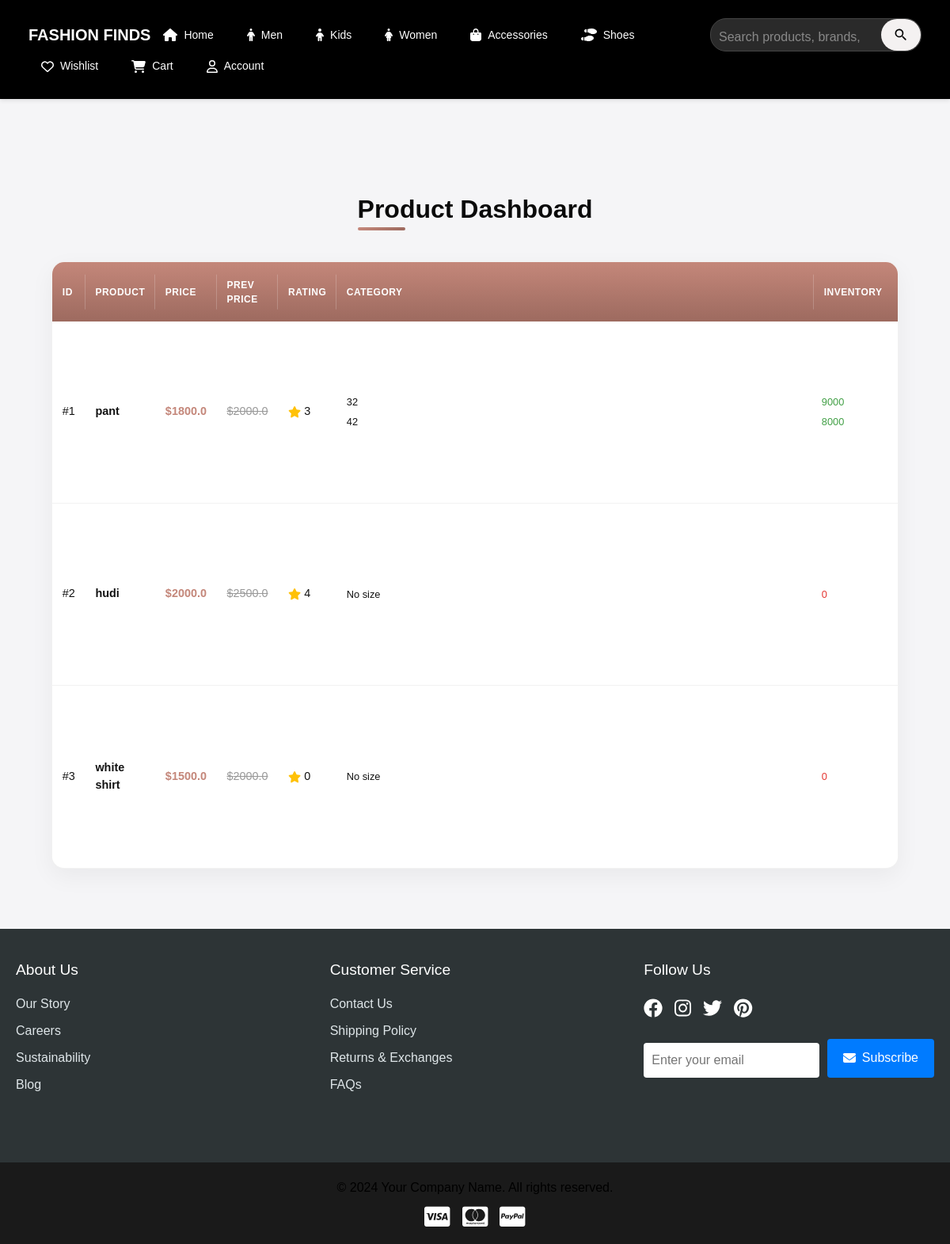
The page /admin/view_products (signed in) on the database its author committed.
### app/models.py (models this page shows, shortened)
class Product(db.Model):
    __tablename__ = 'products'
    id = db.Column(db.Integer, primary_key=True)
    product_name = db.Column(db.String(100), nullable=False)
    product_picture = db.Column(db.String(1000), nullable=False)
    current_price = db.Column(db.Float, nullable=False)
    previous_price = db.Column(db.Float, nullable=False)
    description = db.Column(db.String(2000), nullable=True)
    color = db.Column(db.String(15))
    rating = db.Column(db.Integer, default=0)
    sale = db.Column(db.Boolean, default=False)
    discount = db.Column(db.Integer, nullable=True, default=0)
    brand = db.Column(db.String(100), nullable=True)
    category = db.Column(db.String(100), nullable=False)  # ✅ Now category is a string field
    quantity_size = db.relationship('ProductSize', backref='product', lazy=True, cascade="all, delete-orphan")
    carts = db.relationship('Cart', backref='cart_product', lazy=True, cascade="all, delete-orphan")
    wishlists = db.relationship('Wishlist', backref='wishlist_product', lazy=True, cascade="all, delete-orphan")
    order_items = db.relationship('OrderItem', backref='product', lazy=True, cascade="all, delete-orphan")

class ProductSize(db.Model):
    __tablename__ = 'product_sizes'
    id = db.Column(db.Integer, primary_key=True)
    product_id = db.Column(db.Integer, db.ForeignKey('products.id'), nullable=False)
    size = db.Column(db.String(50), nullable=False, default="No size")
    quantity = db.Column(db.Integer, nullable=False, default=0)

### app/admin.py (the view)
@admin.route('/view_products')
def view_products():
    if not current_user.is_authenticated:
        flash('Unauthorized access', 'danger')
        return redirect(url_for('auth.login'))
    if current_user.role != 'admin':
        flash('Unauthorized access', 'danger')
        return redirect(url_for('views.homepage'))
    products = Product.query.all()
    return render_template('view_products.html', products=products)

### app/templates/view_products.html (shortened to what this page needs)
{% extends "base.html" %}
{% block content %}
<div class="container">
    <div class="dashboard-header">
        <h2>Product Dashboard</h2>
    </div>
    <div class="table-container">
        <table>
            <thead>
                <tr>
                    <th>ID</th>
                    <th>Product</th>
                    <th>Price</th>
                    <th>Prev Price</th>
                    <th>Rating</th>
                    <th>Category</th>
                    <th>Inventory</th>
                </tr>
            </thead>
            <tbody>
                {% for item in products %}
                    <tr>
                        <td>#{{ item.id }}</td>
                        <td class="product-name">{{ item.product_name }}</td>
                        <td class="current-price">${{ item.current_price }}</td>
                        <td class="previous-price">${{ item.previous_price }}</td>
                        <td class="product-rating">
                            <div class="rating-display">
                                <i class="fas fa-star"></i>
                                <span>{{ item.rating }}</span>
                            </div>
                        </td>
                        <td class="product-inventory" colspan="2">
                            <table class="size-quantity-table">
                                {% for sizes in item.quantity_size %}
                                <tr>
                                    <td class="size-value">{{ sizes.size }}</td>
                                    <td class="quantity-value {% if sizes.quantity < 10 %}low-stock{% else %}in-stock{% endif %}">
                                        {{ sizes.quantity }}
                                    </td>
                                </tr>
                                {% endfor %}
                            </table>
                        </td>
                    </tr>
                {% endfor %}
            </tbody>
        </table>
    </div>
</div>
<button class="fab" title="Add Product" data-target-url="{{ url_for('admin.add_products') }}">
</button>
{% endblock %}

### app/static/css/style.css (style rules this page uses)
* { margin: 0; padding: 0; box-sizing: border-box; font-family: Arial, sans-serif; }
.container { display: flex; flex-wrap: wrap; gap: 20px; justify-content: center; padding: 20px; max-width: 1400px; margin: 0 auto; }
.container { display: flex; flex-wrap: wrap; justify-content: center; gap: 15px; width: 100%; max-width: 1200px; }
body { font-family: Arial, sans-serif; margin: 0; padding: 0; }
html, body { height: 100%; margin: 0; overflow-x: hidden; }

### app/templates/view_products.html (style rules this page uses)
:root { --primary: #c4877a; --primary-dark: #9d6a5f; --primary-light: #e8beb5; --dark: #121212; --darker: #0a0a0a; --light: #f8f9fa; --lighter: #ffffff; --gray: #e9ecef; --transition: all 0.4s cubic-bezier(0.175, 0.885, 0.32, 1.275); }
body { background-color: #f5f5f7; font-family: 'Inter', -apple-system, BlinkMacSystemFont, sans-serif; }
.container { max-width: 95%; margin: 2rem auto; padding: 0 1rem; }
.dashboard-header { display: flex; justify-content: space-between; align-items: center; margin-bottom: 2rem; }
h2 { color: var(--darker); font-weight: 700; font-size: 2rem; margin: 0; position: relative; display: inline-block; }
h2::after { content: ''; position: absolute; bottom: -8px; left: 0; width: 60px; height: 4px; background: linear-gradient(90deg, var(--primary), var(--primary-dark)); border-radius: 2px; }
.table-container { background: var(--lighter); border-radius: 16px; box-shadow: 0 10px 30px rgba(0, 0, 0, 0.05); overflow: hidden; position: relative; border: 1px solid rgba(0, 0, 0, 0.05); }
table { width: 100%; border-collapse: separate; border-spacing: 0; font-size: 0.9rem; }
thead { position: sticky; top: 0; z-index: 10; }
th { background: linear-gradient(to bottom, var(--primary), var(--primary-dark)); color: white; padding: 1.2rem 0.8rem; text-align: left; font-weight: 600; text-transform: uppercase; font-size: 0.75rem; letter-spacing: 0.5px; position: relative; }
th:not(:last-child)::after { content: ''; position: absolute; right: 0; top: 50%; transform: translateY(-50%); height: 60%; width: 1px; background: rgba(255, 255, 255, 0.2); }
td { padding: 1rem 0.8rem; border-bottom: 1px solid rgba(0, 0, 0, 0.05); vertical-align: middle; color: var(--dark); }
tr:last-child td { border-bottom: none; }
.size-quantity-table { border: none; background: none; box-shadow: none; }
.size-quantity-table tr { background: none; }
.size-quantity-table td { padding: 0.2rem 0; border: none; font-size: 0.8rem; }
.size-value { width: 40px; font-weight: 500; }
.quantity-value { width: 40px; }
.low-stock { color: #e53935; }
.in-stock { color: #43a047; }
.product-name { font-weight: 600; }
.current-price { font-weight: 600; color: var(--primary); }
.previous-price { text-decoration: line-through; color: #999; }
.rating-display { display: flex; align-items: center; gap: 0.25rem; }
.rating-display .fa-star { color: #FFC107; }
@media (max-width: 1600px) { .table-container { overflow-x: auto; } }
@media (max-width: 1600px) { table { min-width: 1200px; } }
tr { animation: fadeIn 0.3s ease-out forwards; opacity: 0; }
tr:nth-child(1) { animation-delay: 0.1s; }
tr:nth-child(2) { animation-delay: 0.2s; }
tr:nth-child(3) { animation-delay: 0.3s; }

### rows shown on the page
Product: id "1", product_name "pant", current_price "1800.0", previous_price "2000.0", rating "3"
ProductSize: size "32", quantity "9000"
ProductSize: size "42", quantity "8000"
Product: id "2", product_name "hudi", current_price "2000.0", previous_price "2500.0", rating "4"
ProductSize: size "No size", quantity "0"
Product: id "3", product_name "white shirt", current_price "1500.0", previous_price "2000.0", rating "0"
ProductSize: size "No size", quantity "0"
